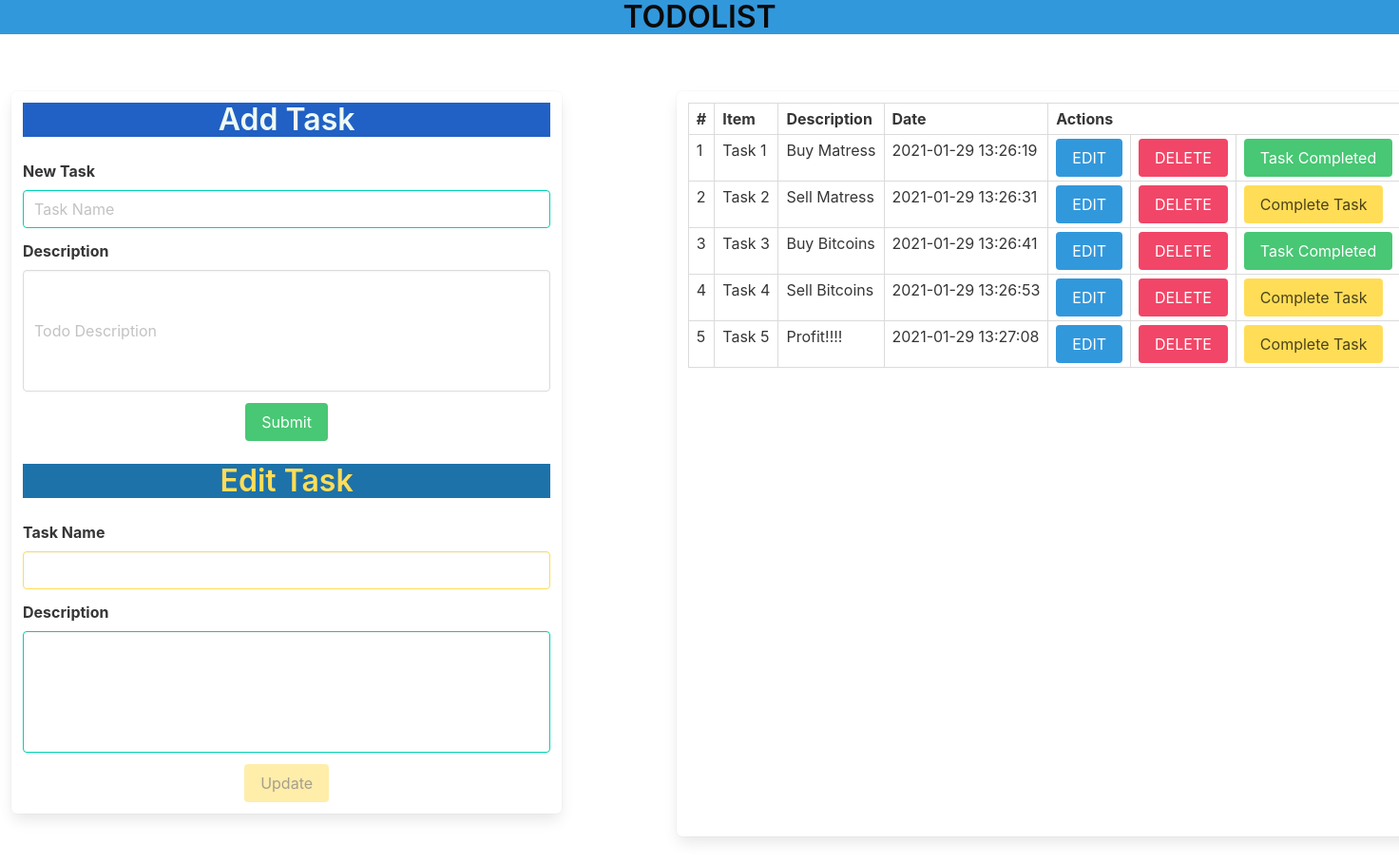
The page / on the database its author committed.
### tables this page shows
CREATE TABLE `todos` (
  `id` int(11) NOT NULL,
  `todo_item` varchar(50) NOT NULL,
  `todo_desc` text NOT NULL,
  `date` datetime NOT NULL,
  `complete` tinyint(1) DEFAULT '0'
);

### include/todo.php (called while the page is built, shortened)
<?php
$title ="";
$description =" ";
$updatebtn = "disabled";

### index.php (the view, shortened to what this page needs)
<?php
 include_once 'include\todo.php' ;
 ?>
<!DOCTYPE html>
<html lang="en">
<head>
    <link rel="stylesheet" href="style\style.css">
</head>
<body>
    <h1 class="title has-text-centered has-text-black has-background-info">
        TODOLIST
    </h1>
    <section class="section columns">
        <section class="container box is-flex-direction-row column is-two-fifths">
            <div class=" row is-half ">
                <form method="POST">
                    <h1 class="title has-text-centered has-text-success-light has-background-link-dark"> Add Task </h1>
                    <div class="field">
                        <label for="addtodo" class="label">New Task</label>
                        <input class="input is-primary" id="addtodo" type="text" placeholder="Task Name"
                            name="todo_item" autofocus required>
                    </div>
                    <div class="field">
                        <label for="addtododesc" class="label">Description</label>
                        <input class="textarea has-fixed-size" id="todo_desc" type="text" placeholder="Todo Description"
                            name="todo_desc">
                    </div>
                    <div class="field has-text-centered">
                        <input name="submit" type="submit" class="button is-success m-50">
                    </div>
                </form>
            </div>
            <form class="row is-half" method="POST">
                <h1 class="title has-text-centered has-text-warning has-background-info-dark mt-5"> Edit Task </h1>
                <div class="field">
                    <label for="addtodo" class="label"> Task Name</label>
                    <input class="input is-warning " id="todo_item" type="text" placeholder="Edit Todo"
                        value="<?php echo $title;?> " name="todo_item" required>
                </div>
                <div class="field">
                    <label for="todoDesc" class="label">Description</label>
                    <input class="textarea has-fixed-size is-primary" id="todoDesc" type="text"
                        placeholder="Change Description" value="<?php echo $description;?>" name="todoDesc">
                </div>
                <div class="field has-text-centered">
                    <button name="update" type="submit" class="button is-warning left "
                        <?php echo $updatebtn; ?>>Update</button>
                </div>
            </form>
        </section>
        <table class="box table is-bordered is-striped is-narrow is-fullwidth column is-9 is-offset-1">
            <thead>
                <tr>
                    <th scope="col">#</th>
                    <th scope="col"> Item </th>
                    <th scope="col"> Description </th>
                    <th scope="col">Date</th>
                    <th scope="col" colspan="3"> Actions </th>
                </tr>
                <thead>
                    <?php
    $display_data = $mysqli-> query("SELECT * FROM `todos`") or die($mysqli->error);
    ?> <?php while ($row = $display_data->fetch_assoc()): ?> <tr>
                        <td scope="row"> <?php echo $row['id'] ?> </td>
                        <td> <?php echo $row['todo_item'] ?> </td>
                        <td>
                            <?php echo $row['todo_desc'] ?>
                        </td>
                        <td> <?php echo $row['date'] ?> </td>
                        <td>
                            <a href="index.php?edit=<?php echo $row['id'];?>" class="button is-info">EDIT</a>
                        </td>
                        <td>
                            <a href="index.php?delete=<?php echo $row['id'];?>" class="button is-danger">DELETE</a>
                        </td>
                        <td>
                            <?php if ($row['complete']== "1") {
        echo "<a href=\"index.php?complete=".$row['id']."\" class=\"button is-success\">Task Completed</a>" ;
    } else {
        echo "<a href=\"index.php?complete=".$row['id']."\" class=\"button is-warning\">Complete Task</a>" ;
    } ?>
                        </td>
                    </tr>
                    <?php endwhile ?>
        </table>
    </section>
</body>
</html>

### rows shown on the page
todos: id "1", todo_item "Task 1", todo_desc "Buy Matress", date "2021-01-29 13:26:19"
todos: id "2", todo_item "Task 2", todo_desc "Sell Matress", date "2021-01-29 13:26:31"
todos: id "3", todo_item "Task 3", todo_desc "Buy Bitcoins", date "2021-01-29 13:26:41"
todos: id "4", todo_item "Task 4", todo_desc "Sell Bitcoins", date "2021-01-29 13:26:53"
todos: id "5", todo_item "Task 5", todo_desc "Profit!!!!", date "2021-01-29 13:27:08"
